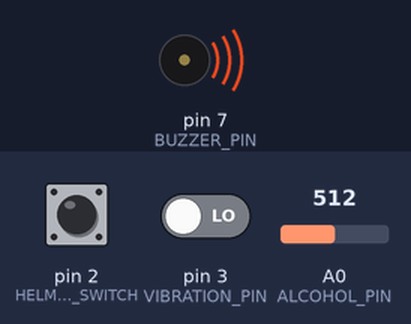
The sketch below on a simulated Arduino Uno, built with avr-gcc and run on an emulated ATmega328P. Shown: buzzer (waves = sounding, pin HIGH). The inputs (shaded band) are chosen by the test bench; at power-on: pin 2 (HELMET_SWITCH) HIGH, pin 3 (VIBRATION_PIN) LOW, A0 (ALCOHOL_PIN) = 512. What the sketch prints to the serial monitor is not drawn.

Above: at 1.3 s.
1.4 s: pin 2 (HELMET_SWITCH) pulled LOW for 0.6 s
Timing chart, 0 to 4.4 s (numbered marks = the images above; inputs shaded):
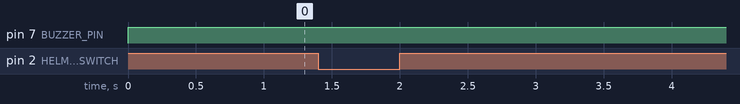

The sketch:

smart_helmet.ino
```cpp
/*
  Smart Helmet Project - Arduino
  Features:
  - Helmet detection using switch
  - Alcohol detection (MQ3 sensor)
  - Accident detection (vibration sensor)
  - Buzzer alert if conditions not met
*/

#define HELMET_SWITCH 2   // Helmet worn detection
#define ALCOHOL_PIN A0    // MQ3 sensor
#define VIBRATION_PIN 3   // Accident detection sensor
#define BUZZER_PIN 7

int alcoholValue = 0;

void setup() {
  Serial.begin(9600);
  pinMode(HELMET_SWITCH, INPUT_PULLUP);
  pinMode(VIBRATION_PIN, INPUT);
  pinMode(BUZZER_PIN, OUTPUT);
}

void loop() {
  int helmetStatus = digitalRead(HELMET_SWITCH); // 0 = helmet worn
  alcoholValue = analogRead(ALCOHOL_PIN);
  int vibrationStatus = digitalRead(VIBRATION_PIN);

  Serial.print("Helmet: ");
  Serial.print(helmetStatus == LOW ? "Worn" : "Not Worn");
  Serial.print(" | Alcohol: ");
  Serial.print(alcoholValue);
  Serial.print(" | Vibration: ");
  Serial.println(vibrationStatus);

  // Rules
  if (helmetStatus == HIGH) {
    // Helmet not worn
    digitalWrite(BUZZER_PIN, HIGH);
  } else if (alcoholValue > 400) {
    // Alcohol detected
    digitalWrite(BUZZER_PIN, HIGH);
  } else if (vibrationStatus == HIGH) {
    // Accident detected
    digitalWrite(BUZZER_PIN, HIGH);
  } else {
    digitalWrite(BUZZER_PIN, LOW);
  }

  delay(500);
}
```

Measured:
- after the input at 1.4 s, every drawn part: stays the same
